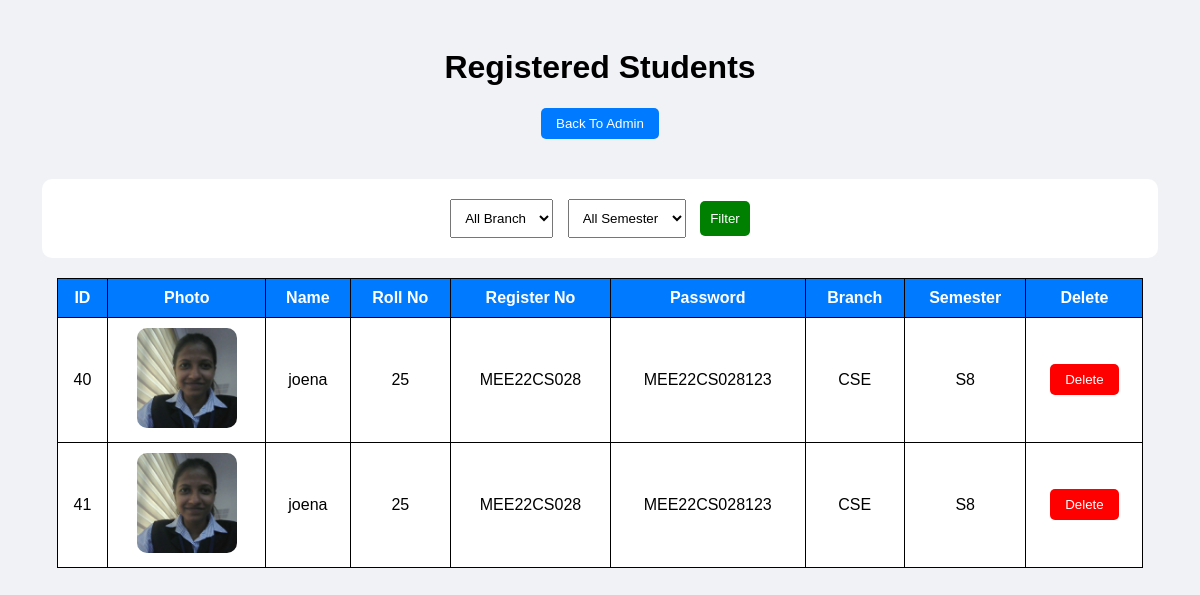
Screenshot of /view_students with the database file from the repository.
### tables this page shows
CREATE TABLE students(
    id INTEGER PRIMARY KEY AUTOINCREMENT,
    name TEXT,
    rollno TEXT,
    regno TEXT,
    password TEXT,
    branch TEXT,
    semester TEXT,
    photo TEXT,
    encoding BLOB
);

### app.py (the view)
@app.route('/view_students')
def view_students():
    branch = request.args.get('branch')
    semester = request.args.get('semester')
    conn = sqlite3.connect('students.db')
    cursor = conn.cursor()
    query = "SELECT * FROM students WHERE 1=1"
    params = []
    if branch:
        query += " AND branch=?"
        params.append(branch)
    if semester:
        query += " AND semester=?"
        params.append(semester)
    cursor.execute(query, params)
    data = cursor.fetchall()
    conn.close()
    return render_template('view_students.html', data=data, branch=branch, semester=semester)

### templates/view_students.html (shortened to what this page needs)
<!DOCTYPE html>
<html>
<head>
</head>
<body>
<h1>Registered Students</h1>
<a href="/admin">
<button class="back-btn">
Back To Admin
</button>
</a>
<div class="filter-box">
<form method="GET" action="/view_students">
<select name="branch">
    <option value="">All Branch</option>
</select>
<select name="semester">
    <option value="">All Semester</option>
</select>
<button type="submit" class="filter-btn">
Filter
</button>
</form>
</div>
<table>
<tr>
<th>ID</th>
<th>Photo</th>
<th>Name</th>
<th>Roll No</th>
<th>Register No</th>
<th>Password</th>
<th>Branch</th>
<th>Semester</th>
<th>Delete</th>
</tr>
{% for row in data %}
<tr>
<td>{{ row[0] }}</td>
<td>
<img src="/static/student_photos/{{ row[7] }}">
</td>
<td>{{ row[1] }}</td>
<td>{{ row[2] }}</td>
<td>{{ row[3] }}</td>
<td>{{ row[4] }}</td>
<td>{{ row[5] }}</td>
<td>{{ row[6] }}</td>
<td>
<a href="/delete_student/{{ row[0] }}"
   onclick="return confirm('Are you sure?')">
<button class="delete-btn">
Delete
</button>
</a>
</td>
</tr>
{% endfor %}
</table>
</body>
</html>

### templates/view_students.html (style rules this page uses)
body { font-family:Arial; background:#f0f2f5; text-align:center; padding:20px; }
table { margin:auto; width:95%; border-collapse:collapse; background:white; }
th, td { border:1px solid black; padding:10px; }
th { background:#007bff; color:white; }
img { width:100px; height:100px; object-fit:cover; border-radius:10px; }
button { padding:8px 15px; border:none; border-radius:5px; color:white; cursor:pointer; }
.delete-btn { background:red; }
.back-btn { background:#007bff; margin-bottom:20px; }
.filter-box { margin:20px auto; padding:15px; background:white; width:95%; border-radius:10px; }
select, button.filter-btn { padding:10px; margin:5px; }
.filter-btn { background:green; color:white; border:none; border-radius:5px; cursor:pointer; }

### rows the page displays
students: id "40", photo (picture), name "joena", rollno "25", regno "MEE22CS028", password "MEE22CS028123", branch "CSE", semester "S8"
students: id "41", photo (picture), name "joena", rollno "25", regno "MEE22CS028", password "MEE22CS028123", branch "CSE", semester "S8"
